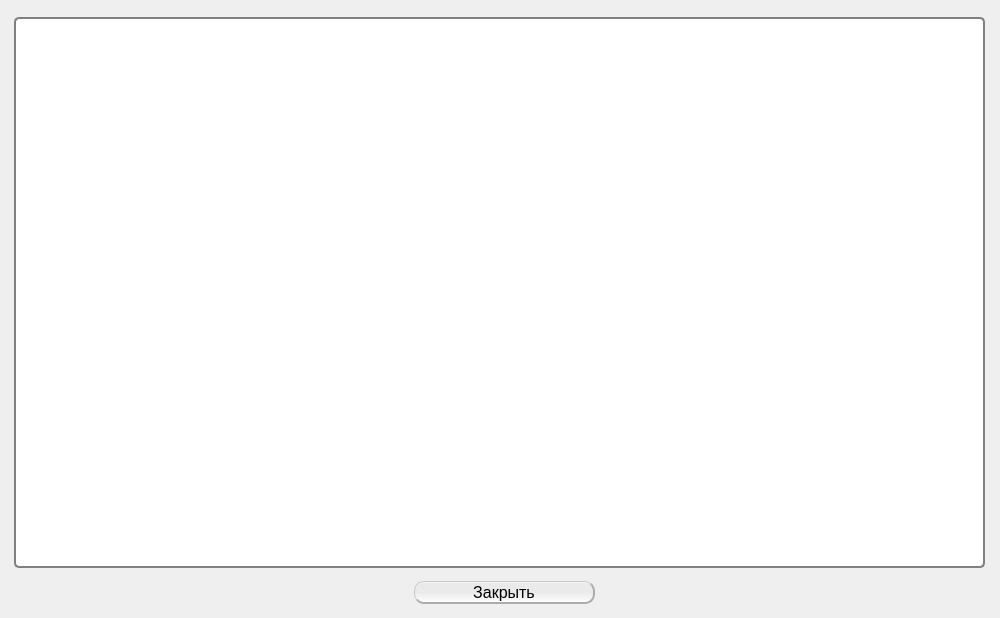
<?xml version="1.0" encoding="UTF-8"?>
<ui version="4.0">
 <class>KeyGenClass</class>
 <widget class="QMainWindow" name="KeyGenClass">
  <property name="geometry">
   <rect>
    <x>0</x>
    <y>0</y>
    <width>1000</width>
    <height>618</height>
   </rect>
  </property>
  <property name="minimumSize">
   <size>
    <width>428</width>
    <height>264</height>
   </size>
  </property>
  <property name="maximumSize">
   <size>
    <width>1000</width>
    <height>618</height>
   </size>
  </property>
  <property name="font">
   <font>
    <pointsize>12</pointsize>
   </font>
  </property>
  <property name="acceptDrops">
   <bool>false</bool>
  </property>
  <property name="windowTitle">
   <string>&quot;Роза&quot; Генератор секретного ключа </string>
  </property>
  <property name="documentMode">
   <bool>false</bool>
  </property>
  <widget class="QWidget" name="centralWidget">
   <layout class="QHBoxLayout" name="horizontalLayout">
    <property name="leftMargin">
     <number>4</number>
    </property>
    <property name="topMargin">
     <number>1</number>
    </property>
    <property name="rightMargin">
     <number>1</number>
    </property>
    <property name="bottomMargin">
     <number>1</number>
    </property>
    <item>
     <widget class="QStackedWidget" name="stackedWidget">
      <property name="currentIndex">
       <number>3</number>
      </property>
      <widget class="QWidget" name="page">
       <widget class="QLineEdit" name="lineEditKeyPath">
        <property name="geometry">
         <rect>
          <x>300</x>
          <y>540</y>
          <width>401</width>
          <height>22</height>
         </rect>
        </property>
        <property name="readOnly">
         <bool>true</bool>
        </property>
       </widget>
       <widget class="QPushButton" name="pushButtonW1Cancel">
        <property name="geometry">
         <rect>
          <x>900</x>
          <y>580</y>
          <width>80</width>
          <height>23</height>
         </rect>
        </property>
        <property name="minimumSize">
         <size>
          <width>80</width>
          <height>22</height>
         </size>
        </property>
        <property name="maximumSize">
         <size>
          <width>16777215</width>
          <height>16777215</height>
         </size>
        </property>
        <property name="styleSheet">
         <string notr="true">QPushButton 

{

   border-style: solid;
 
   border-radius: 10;

    border-top          : 1px solid rgba(200, 200, 200, 255);

    border-left         : 1px solid rgba(200, 200, 200, 255);

    border-right        : 2px solid rgba(172, 172, 172);

    border-bottom       : 2px solid rgba(172, 172, 172);

   /*
    background-color    : qlineargradient(x1:0, y1:0, x2:0, y2:1, stop:0 rgba(198, 198, 198), stop:1 rgba(225, 225, 225, 255));
*/
background-color: QLinearGradient( x1: 0, y1: 0, x2: 0, y2: 1, stop: 0 #ffffff, stop: 0.1 #eaeaea, stop: 0.49 #eaeaea, stop: 0.5 #eaeaea, stop: 1 #ffffff);
font-size: 16px;
}



QPushButton:hover 

{
/*
    background-color    : qlineargradient(x1:0, y1:0, x2:0, y2:1, stop:0 rgba(225, 225, 225, 255), stop:1 rgba(163, 163, 163));
*/
    background-color    : qlineargradient(x1:0, y1:0, x2:0, y2:1, stop:0 rgba(196, 228, 255), stop:1 rgba(225, 225, 225, 255));
}



QPushButton:pressed 

{

    padding-top         : 2px;

    padding-left        : 2px;

    border-top          : 2px solid rgba(117, 117, 117, 255);

    border-left         : 2px solid rgba(117, 117, 117, 255);

    border-right        : 1px solid rgba(200, 200, 200, 255);

    border-bottom       : 1px solid rgba(200, 200, 200, 255);

    background-color    : rgba(172, 172, 172);

}



QPushButton:disabled 

{

    background-color    : qlineargradient(x1:0, y1:0, x2:0, y2:1, stop:0 rgba(225, 225, 255, 255), stop:1 rgba(172, 172, 172));

}</string>
        </property>
        <property name="text">
         <string>Отмена</string>
        </property>
       </widget>
       <widget class="QLabel" name="labelKeyPathName">
        <property name="geometry">
         <rect>
          <x>8</x>
          <y>540</y>
          <width>301</width>
          <height>21</height>
         </rect>
        </property>
        <property name="font">
         <font>
          <weight>75</weight>
          <bold>true</bold>
         </font>
        </property>
        <property name="text">
         <string>Путь к каталогу хранения ключа:</string>
        </property>
       </widget>
       <widget class="QPushButton" name="pushButtonW1Next">
        <property name="geometry">
         <rect>
          <x>800</x>
          <y>580</y>
          <width>80</width>
          <height>23</height>
         </rect>
        </property>
        <property name="minimumSize">
         <size>
          <width>80</width>
          <height>22</height>
         </size>
        </property>
        <property name="font">
         <font>
          <pointsize>-1</pointsize>
         </font>
        </property>
        <property name="styleSheet">
         <string notr="true">QPushButton 

{

   border-style: solid;
 
   border-radius: 10;

    border-top          : 1px solid rgba(200, 200, 200, 255);

    border-left         : 1px solid rgba(200, 200, 200, 255);

    border-right        : 2px solid rgba(172, 172, 172);

    border-bottom       : 2px solid rgba(172, 172, 172);

   /*
    background-color    : qlineargradient(x1:0, y1:0, x2:0, y2:1, stop:0 rgba(198, 198, 198), stop:1 rgba(225, 225, 225, 255));
*/
background-color: QLinearGradient( x1: 0, y1: 0, x2: 0, y2: 1, stop: 0 #ffffff, stop: 0.1 #eaeaea, stop: 0.49 #eaeaea, stop: 0.5 #eaeaea, stop: 1 #ffffff);
font-size: 16px;
}



QPushButton:hover 

{
/*
    background-color    : qlineargradient(x1:0, y1:0, x2:0, y2:1, stop:0 rgba(225, 225, 225, 255), stop:1 rgba(163, 163, 163));
*/
    background-color    : qlineargradient(x1:0, y1:0, x2:0, y2:1, stop:0 rgba(196, 228, 255), stop:1 rgba(225, 225, 225, 255));
}



QPushButton:pressed 

{

    padding-top         : 2px;

    padding-left        : 2px;

    border-top          : 2px solid rgba(117, 117, 117, 255);

    border-left         : 2px solid rgba(117, 117, 117, 255);

    border-right        : 1px solid rgba(200, 200, 200, 255);

    border-bottom       : 1px solid rgba(200, 200, 200, 255);

    background-color    : rgba(172, 172, 172);

}



QPushButton:disabled 

{

    background-color    : qlineargradient(x1:0, y1:0, x2:0, y2:1, stop:0 rgba(225, 225, 255, 255), stop:1 rgba(172, 172, 172));

}</string>
        </property>
        <property name="text">
         <string>Далее &gt;</string>
        </property>
       </widget>
       <widget class="QPushButton" name="pushButtonSelectKeyPath">
        <property name="geometry">
         <rect>
          <x>715</x>
          <y>540</y>
          <width>23</width>
          <height>20</height>
         </rect>
        </property>
        <property name="styleSheet">
         <string notr="true">text-align:left;
background-image: url(&quot;Image/open-folder-yellow.png&quot;);
background-repeat: no-repeat;
background-position: left 
</string>
        </property>
        <property name="text">
         <string/>
        </property>
       </widget>
       <widget class="QLabel" name="label_10">
        <property name="geometry">
         <rect>
          <x>230</x>
          <y>0</y>
          <width>501</width>
          <height>31</height>
         </rect>
        </property>
        <property name="font">
         <font>
          <family>TimesNewRoman</family>
          <pointsize>-1</pointsize>
          <weight>75</weight>
          <italic>false</italic>
          <bold>true</bold>
         </font>
        </property>
        <property name="styleSheet">
         <string notr="true">font-family:TimesNewRoman;
font-style: normal;
font-weight: bold;

font-size:15px;
color:#1B1BB3;</string>
        </property>
        <property name="text">
         <string>Выберите каталог хранения секретного ключа.</string>
        </property>
       </widget>
       <widget class="QLabel" name="label">
        <property name="geometry">
         <rect>
          <x>0</x>
          <y>40</y>
          <width>991</width>
          <height>481</height>
         </rect>
        </property>
        <property name="styleSheet">
         <string notr="true">text-align:left;
background-image: url(&quot;Image/digkey.jpg&quot;);
background-repeat: no-repeat;
background-position: left 
</string>
        </property>
        <property name="text">
         <string/>
        </property>
       </widget>
      </widget>
      <widget class="QWidget" name="page_3">
       <widget class="QPushButton" name="pushButtonW2Next">
        <property name="geometry">
         <rect>
          <x>900</x>
          <y>580</y>
          <width>80</width>
          <height>23</height>
         </rect>
        </property>
        <property name="minimumSize">
         <size>
          <width>80</width>
          <height>22</height>
         </size>
        </property>
        <property name="font">
         <font>
          <pointsize>-1</pointsize>
         </font>
        </property>
        <property name="styleSheet">
         <string notr="true">QPushButton 

{

   border-style: solid;
 
   border-radius: 10;

    border-top          : 1px solid rgba(200, 200, 200, 255);

    border-left         : 1px solid rgba(200, 200, 200, 255);

    border-right        : 2px solid rgba(172, 172, 172);

    border-bottom       : 2px solid rgba(172, 172, 172);

   /*
    background-color    : qlineargradient(x1:0, y1:0, x2:0, y2:1, stop:0 rgba(198, 198, 198), stop:1 rgba(225, 225, 225, 255));
*/
background-color: QLinearGradient( x1: 0, y1: 0, x2: 0, y2: 1, stop: 0 #ffffff, stop: 0.1 #eaeaea, stop: 0.49 #eaeaea, stop: 0.5 #eaeaea, stop: 1 #ffffff);
font-size: 16px;
}



QPushButton:hover 

{
/*
    background-color    : qlineargradient(x1:0, y1:0, x2:0, y2:1, stop:0 rgba(225, 225, 225, 255), stop:1 rgba(163, 163, 163));
*/
    background-color    : qlineargradient(x1:0, y1:0, x2:0, y2:1, stop:0 rgba(196, 228, 255), stop:1 rgba(225, 225, 225, 255));
}



QPushButton:pressed 

{

    padding-top         : 2px;

    padding-left        : 2px;

    border-top          : 2px solid rgba(117, 117, 117, 255);

    border-left         : 2px solid rgba(117, 117, 117, 255);

    border-right        : 1px solid rgba(200, 200, 200, 255);

    border-bottom       : 1px solid rgba(200, 200, 200, 255);

    background-color    : rgba(172, 172, 172);

}



QPushButton:disabled 

{

    background-color    : qlineargradient(x1:0, y1:0, x2:0, y2:1, stop:0 rgba(225, 225, 255, 255), stop:1 rgba(172, 172, 172));

}</string>
        </property>
        <property name="text">
         <string>Далее &gt;</string>
        </property>
       </widget>
       <widget class="QLabel" name="label_4">
        <property name="geometry">
         <rect>
          <x>406</x>
          <y>30</y>
          <width>591</width>
          <height>71</height>
         </rect>
        </property>
        <property name="font">
         <font>
          <family>Tahoma</family>
          <pointsize>28</pointsize>
          <weight>75</weight>
          <italic>false</italic>
          <bold>true</bold>
         </font>
        </property>
        <property name="styleSheet">
         <string notr="true">font-family:Tahoma;
font-style: normal;
font-size: 28pt;
font-weight: bold;


color:blue;</string>
        </property>
        <property name="text">
         <string>Генерация секретного ключа</string>
        </property>
       </widget>
       <widget class="QProgressBar" name="progressBarW3">
        <property name="geometry">
         <rect>
          <x>10</x>
          <y>498</y>
          <width>971</width>
          <height>41</height>
         </rect>
        </property>
        <property name="value">
         <number>24</number>
        </property>
       </widget>
       <widget class="QLabel" name="label_5">
        <property name="geometry">
         <rect>
          <x>490</x>
          <y>160</y>
          <width>451</width>
          <height>51</height>
         </rect>
        </property>
        <property name="font">
         <font>
          <pointsize>25</pointsize>
          <weight>50</weight>
          <bold>false</bold>
         </font>
        </property>
        <property name="text">
         <string>Нажимайте любые клавиши</string>
        </property>
       </widget>
       <widget class="QLabel" name="labelW3EndTime">
        <property name="geometry">
         <rect>
          <x>10</x>
          <y>544</y>
          <width>141</width>
          <height>21</height>
         </rect>
        </property>
        <property name="text">
         <string>Осталось 4:59</string>
        </property>
       </widget>
       <widget class="QLabel" name="labelAnimation">
        <property name="geometry">
         <rect>
          <x>3</x>
          <y>10</y>
          <width>400</width>
          <height>400</height>
         </rect>
        </property>
        <property name="styleSheet">
         <string notr="true"/>
        </property>
        <property name="text">
         <string>TextLabel</string>
        </property>
       </widget>
      </widget>
      <widget class="QWidget" name="page_4">
       <widget class="QLabel" name="label_6">
        <property name="geometry">
         <rect>
          <x>300</x>
          <y>100</y>
          <width>661</width>
          <height>51</height>
         </rect>
        </property>
        <property name="font">
         <font>
          <pointsize>25</pointsize>
          <weight>50</weight>
          <bold>false</bold>
         </font>
        </property>
        <property name="text">
         <string>Введите пароль защиты секретного ключа.</string>
        </property>
       </widget>
       <widget class="QPushButton" name="pushButtonW3Next">
        <property name="geometry">
         <rect>
          <x>900</x>
          <y>570</y>
          <width>80</width>
          <height>23</height>
         </rect>
        </property>
        <property name="minimumSize">
         <size>
          <width>80</width>
          <height>22</height>
         </size>
        </property>
        <property name="font">
         <font>
          <pointsize>-1</pointsize>
         </font>
        </property>
        <property name="styleSheet">
         <string notr="true">QPushButton 

{

   border-style: solid;
 
   border-radius: 10;

    border-top          : 1px solid rgba(200, 200, 200, 255);

    border-left         : 1px solid rgba(200, 200, 200, 255);

    border-right        : 2px solid rgba(172, 172, 172);

    border-bottom       : 2px solid rgba(172, 172, 172);

   /*
    background-color    : qlineargradient(x1:0, y1:0, x2:0, y2:1, stop:0 rgba(198, 198, 198), stop:1 rgba(225, 225, 225, 255));
*/
background-color: QLinearGradient( x1: 0, y1: 0, x2: 0, y2: 1, stop: 0 #ffffff, stop: 0.1 #eaeaea, stop: 0.49 #eaeaea, stop: 0.5 #eaeaea, stop: 1 #ffffff);
font-size: 16px;
}



QPushButton:hover 

{
/*
    background-color    : qlineargradient(x1:0, y1:0, x2:0, y2:1, stop:0 rgba(225, 225, 225, 255), stop:1 rgba(163, 163, 163));
*/
    background-color    : qlineargradient(x1:0, y1:0, x2:0, y2:1, stop:0 rgba(196, 228, 255), stop:1 rgba(225, 225, 225, 255));
}



QPushButton:pressed 

{

    padding-top         : 2px;

    padding-left        : 2px;

    border-top          : 2px solid rgba(117, 117, 117, 255);

    border-left         : 2px solid rgba(117, 117, 117, 255);

    border-right        : 1px solid rgba(200, 200, 200, 255);

    border-bottom       : 1px solid rgba(200, 200, 200, 255);

    background-color    : rgba(172, 172, 172);

}



QPushButton:disabled 

{

    background-color    : qlineargradient(x1:0, y1:0, x2:0, y2:1, stop:0 rgba(225, 225, 255, 255), stop:1 rgba(172, 172, 172));

}</string>
        </property>
        <property name="text">
         <string>Далее &gt;</string>
        </property>
       </widget>
       <widget class="QLabel" name="label_7">
        <property name="geometry">
         <rect>
          <x>0</x>
          <y>12</y>
          <width>291</width>
          <height>291</height>
         </rect>
        </property>
        <property name="styleSheet">
         <string notr="true">background-image:url(&quot;Image/Lock.png&quot;);</string>
        </property>
        <property name="text">
         <string/>
        </property>
       </widget>
       <widget class="QLineEdit" name="lineEditW4Password">
        <property name="geometry">
         <rect>
          <x>370</x>
          <y>336</y>
          <width>301</width>
          <height>20</height>
         </rect>
        </property>
        <property name="echoMode">
         <enum>QLineEdit::Password</enum>
        </property>
       </widget>
       <widget class="QLineEdit" name="lineEditW4PasswordReply">
        <property name="geometry">
         <rect>
          <x>370</x>
          <y>392</y>
          <width>301</width>
          <height>20</height>
         </rect>
        </property>
        <property name="echoMode">
         <enum>QLineEdit::Password</enum>
        </property>
       </widget>
       <widget class="QLabel" name="label_8">
        <property name="geometry">
         <rect>
          <x>371</x>
          <y>313</y>
          <width>81</width>
          <height>21</height>
         </rect>
        </property>
        <property name="font">
         <font>
          <pointsize>11</pointsize>
          <weight>75</weight>
          <bold>true</bold>
         </font>
        </property>
        <property name="text">
         <string>Пароль</string>
        </property>
       </widget>
       <widget class="QLabel" name="label_9">
        <property name="geometry">
         <rect>
          <x>370</x>
          <y>368</y>
          <width>321</width>
          <height>21</height>
         </rect>
        </property>
        <property name="font">
         <font>
          <pointsize>11</pointsize>
          <weight>75</weight>
          <bold>true</bold>
         </font>
        </property>
        <property name="text">
         <string>Подтверждение пароля</string>
        </property>
        <property name="wordWrap">
         <bool>true</bool>
        </property>
       </widget>
      </widget>
      <widget class="QWidget" name="page_5">
       <widget class="QPushButton" name="pushButtonW5PrintZayavka">
        <property name="geometry">
         <rect>
          <x>410</x>
          <y>580</y>
          <width>181</width>
          <height>23</height>
         </rect>
        </property>
        <property name="minimumSize">
         <size>
          <width>80</width>
          <height>22</height>
         </size>
        </property>
        <property name="font">
         <font>
          <pointsize>-1</pointsize>
         </font>
        </property>
        <property name="styleSheet">
         <string notr="true">QPushButton 

{

   border-style: solid;
 
   border-radius: 10;

    border-top          : 1px solid rgba(200, 200, 200, 255);

    border-left         : 1px solid rgba(200, 200, 200, 255);

    border-right        : 2px solid rgba(172, 172, 172);

    border-bottom       : 2px solid rgba(172, 172, 172);

   /*
    background-color    : qlineargradient(x1:0, y1:0, x2:0, y2:1, stop:0 rgba(198, 198, 198), stop:1 rgba(225, 225, 225, 255));
*/
background-color: QLinearGradient( x1: 0, y1: 0, x2: 0, y2: 1, stop: 0 #ffffff, stop: 0.1 #eaeaea, stop: 0.49 #eaeaea, stop: 0.5 #eaeaea, stop: 1 #ffffff);
font-size: 16px;
}



QPushButton:hover 

{
/*
    background-color    : qlineargradient(x1:0, y1:0, x2:0, y2:1, stop:0 rgba(225, 225, 225, 255), stop:1 rgba(163, 163, 163));
*/
    background-color    : qlineargradient(x1:0, y1:0, x2:0, y2:1, stop:0 rgba(196, 228, 255), stop:1 rgba(225, 225, 225, 255));
}



QPushButton:pressed 

{

    padding-top         : 2px;

    padding-left        : 2px;

    border-top          : 2px solid rgba(117, 117, 117, 255);

    border-left         : 2px solid rgba(117, 117, 117, 255);

    border-right        : 1px solid rgba(200, 200, 200, 255);

    border-bottom       : 1px solid rgba(200, 200, 200, 255);

    background-color    : rgba(172, 172, 172);

}



QPushButton:disabled 

{

    background-color    : qlineargradient(x1:0, y1:0, x2:0, y2:1, stop:0 rgba(225, 225, 255, 255), stop:1 rgba(172, 172, 172));

}</string>
        </property>
        <property name="text">
         <string>Закрыть</string>
        </property>
       </widget>
       <widget class="QTextEdit" name="textEditW5Message">
        <property name="geometry">
         <rect>
          <x>10</x>
          <y>16</y>
          <width>971</width>
          <height>551</height>
         </rect>
        </property>
        <property name="font">
         <font>
          <pointsize>12</pointsize>
          <weight>50</weight>
          <bold>false</bold>
         </font>
        </property>
        <property name="styleSheet">
         <string notr="true"> QTextEdit {
/* 
background-color: qlineargradient(x1: 0, y1: 0, x2: 0, y2: 1,
                                   stop: 0 #E0E0E0, stop: 1 #FFFFFF);
*/
background-color:white;
 border: 2px solid gray;
 border-radius: 5px;
 margin-top: 1ex; /* leave space at the top for the title */
}</string>
        </property>
       </widget>
      </widget>
     </widget>
    </item>
   </layout>
  </widget>
 </widget>
 <layoutdefault spacing="6" margin="11"/>
 <tabstops>
  <tabstop>lineEditKeyPath</tabstop>
  <tabstop>pushButtonSelectKeyPath</tabstop>
  <tabstop>pushButtonW1Next</tabstop>
  <tabstop>pushButtonW1Cancel</tabstop>
  <tabstop>pushButtonW2Next</tabstop>
  <tabstop>lineEditW4Password</tabstop>
  <tabstop>lineEditW4PasswordReply</tabstop>
  <tabstop>pushButtonW3Next</tabstop>
  <tabstop>textEditW5Message</tabstop>
  <tabstop>pushButtonW5PrintZayavka</tabstop>
 </tabstops>
 <resources>
  <include location="KeyGen.qrc"/>
 </resources>
 <connections/>
</ui>
